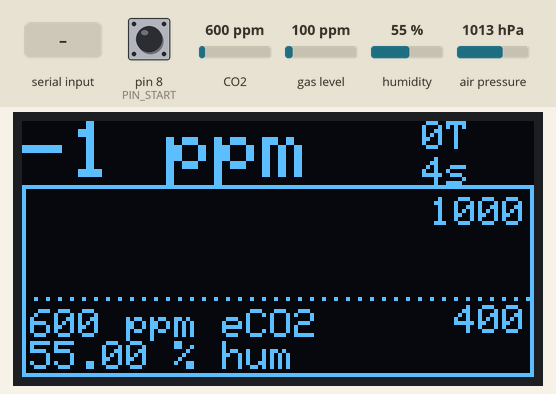
The sketch below on a simulated Teensy 4. Shown: 128×64 one-colour display. Inputs (shaded band) come from the test bench; at power-on: CO2 600 ppm, pin 8 (PIN_START) HIGH, humidity 55 %, gas level 100 ppm, air pressure 1013 hPa. What the sketch prints to the serial monitor is not drawn.

Above: at 4.7 s.
4.8 s: CO2 set to 452 ppm
At 6.9 s:
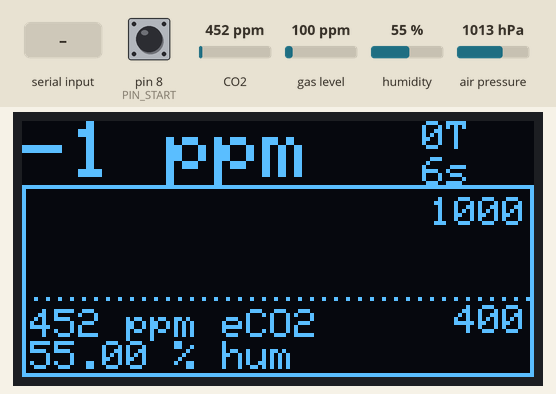
9.6 s: pin 8 (PIN_START) pulled LOW for 0.15 s
At 10.0 s:
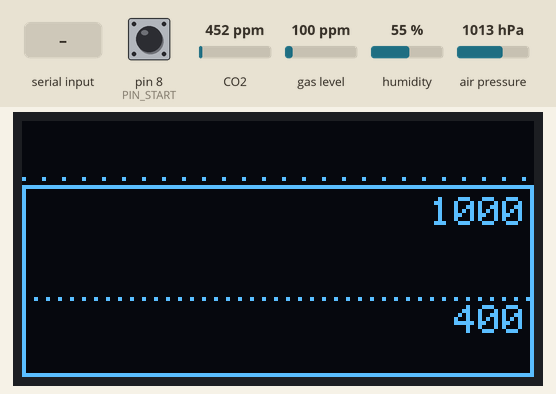
13.6 s: "a" received over Serial
At 19.4 s:
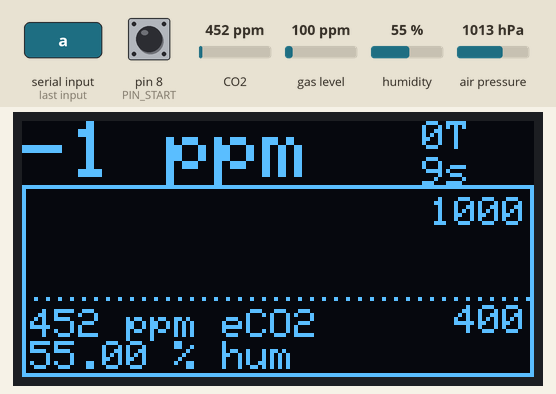
20.1 s: humidity set to 22 %
At 21.1 s:
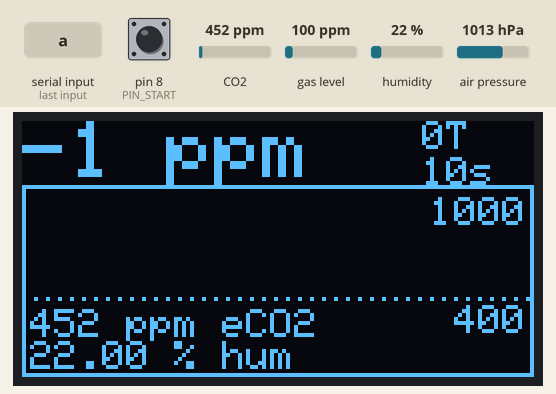
23.6 s: pin 8 (PIN_START) pulled LOW for 1 s
At 24.34 s:
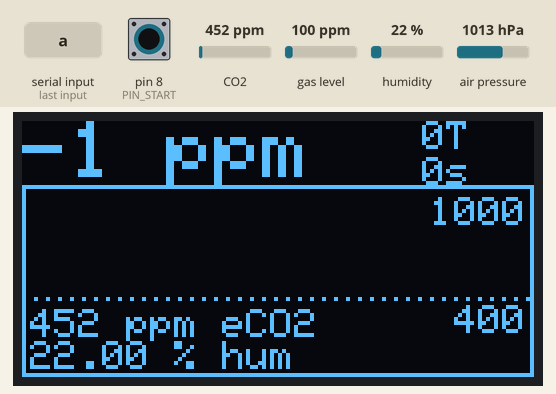
26.1 s: CO2 set to 1050 ppm
At 27.5 s:
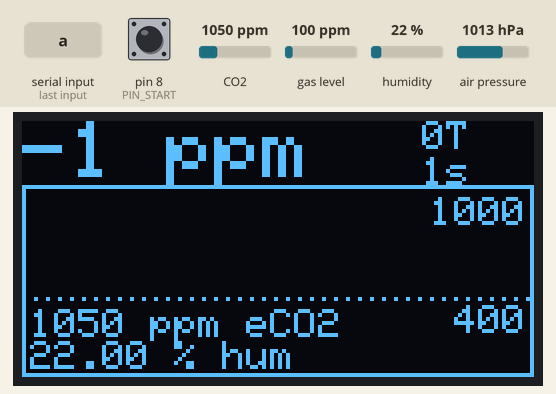
Timing chart, 0 to 29.1 s (numbered marks = the images above; inputs shaded):
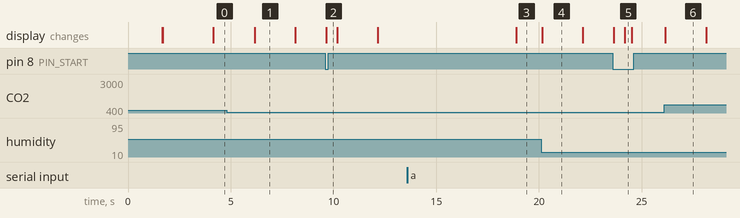

Measured:
- after the input at 9.6 s, the display: changes at once (image 2)
- after the input at 23.6 s, the display: first changes at once (image 5 shows a later state)
- what the display in image 6 shows lasts 2.0 s, from 26.1 s to 28.1 s

The sketch:

Our-Sci_MH-Z16_BambooBox.ino
```cpp
#include <Adafruit_SSD1306.h>
#include <SparkFunBME280.h>
#include <SparkFunCCS811.h>
#include <Wire.h>

#define OLED_RESET 4

#define TIMEOUT 500
#define HIGH_RES_INTERVAL 2
#define LOW_RES_INTERVAL_FACT 60

#define HIGH_RES_COUNT 150
#define LOW_RES_COUNT 150

#define CCS811_ADDR 0x5A

#define PIN_START 8

CCS811 myCCS811(CCS811_ADDR);
BME280 myBME280;

uint32_t displayFactor = 1000 / 48;
int32_t thresholdPPM = 450;

uint8_t CMD[] = { 0XFF, 0x01, 0x86, 0x00, 0x00, 0x00, 0x00, 0x00, 0x79 };
uint8_t CAL[] = { 0xFF, 0x01, 0x87, 0x00, 0x00, 0x00, 0x00, 0x00, 0x78 };

Adafruit_SSD1306 display(OLED_RESET);

struct Measurement {
    int16_t ppm;
    int16_t tvoc;
    int16_t eco2;
    int32_t temp;
    float hum;
    float press;
};

struct Measurement clearMeasurement {
    .ppm = 0,
    .tvoc = 0,
    .eco2 = 0,
    .temp = 0,
    .hum = 0,
    .press = 0,
};

struct Measurement lres[LOW_RES_COUNT] = { 0 };
struct Measurement hres[HIGH_RES_COUNT] = { 0 };

uint16_t h_head = 0;
uint16_t l_head = 0;

uint16_t high_res_counter = LOW_RES_INTERVAL_FACT; // start off to trigger
uint16_t seconds_counter = 0;
uint32_t meas_counter = 0;

volatile uint8_t next = 0;

int32_t started_idx = HIGH_RES_COUNT - 1;
unsigned long started = millis();

IntervalTimer measurementTimer;

void setup()
{

    initSensors();

    Serial.begin(115200);
    Serial1.begin(9600);
    Serial2.begin(9600);

    delay(1000);
    Serial.print("C02 Sensor MH-Z16\n");
    Serial2.print("C02 Sensor MH-Z16\n");

    measurementTimer.begin(timer, 1000000);

    initDisplay();

    pinMode(8, INPUT_PULLUP);

    OLEDdrawBackground();
}

void loop()
{

    char c = 0;
    while (Serial.available()) {
        c = Serial.read();
    }

    while (Serial2.available()) {
        c = Serial2.read();
    }

    if (c == 'a') {
        print_values();
    }

    if (c == 'c') {
        Serial1.write(CAL, sizeof(CAL));
        delay(20);
        while (Serial1.available()) {
            Serial.printf("%0x02X ", Serial1.read());
        }
    }

    if (digitalRead(PIN_START) == LOW) {
        started_idx = HIGH_RES_COUNT - 1;
        started = millis();
        meas_counter = 0;
        OLEDdrawBackground();
    }

    process();

    delay(30);
}

int32_t measure(struct Measurement* current)
{
    Serial1.write(CMD, sizeof(CMD));
    uint8_t expected = 9, count = 0;
    uint16_t concentration = 0;

    unsigned long s = millis();

    for (;;) {
        if (millis() - s > TIMEOUT) {
            current->ppm = -1;
            return -1;
        }
        while (Serial1.available()) {
            uint8_t c = Serial1.read();
            if (count == 2) {
                concentration = c << 8;
            } else if (count == 3) {
                concentration |= c;
            } else if (count == 4) {
                current->temp = c - 40;
            }

            count++;
        }

        if (count >= expected) {
            break;
        }

        delay(50);
    }

    current->ppm = concentration;
    return concentration;
}

void timer()
{
    seconds_counter++;
    if (seconds_counter % HIGH_RES_INTERVAL == 0) {
        next = 1;
        seconds_counter = 0;
    }
}

void process()
{
    static struct Measurement current {
        .ppm = 0,
        .tvoc = 0,
        .eco2 = 0,
        .temp = 0,
        .hum = 0,
        .press = 0,
    };

    if (next == 0) {
        return;
    }
    next = 0;

    current = clearMeasurement;

    high_res_counter++;
    meas_counter++;

    if (started_idx >= 0) {
        started_idx--;

        if (started_idx < 0) {
            meas_counter = 0;
            OLEDdrawBackground();
        }
    }

    measure(&current);
    measureSensors(&current);

    push_high_res(&current);

    if (high_res_counter >= LOW_RES_INTERVAL_FACT) {
        high_res_counter = 0;
        push_low_res(&current);
    }

    update_display(&current);
}

int32_t last_ppm_high_res()
{
    if (h_head == 0) {
        return hres[HIGH_RES_COUNT - 1].ppm;
    } else {
        return hres[h_head - 1].ppm;
    }
}
void push_high_res(struct Measurement* current)
{
    hres[h_head] = *current;

    h_head++;
    if (h_head >= HIGH_RES_COUNT) {
        h_head = 0;
    }
}

void push_low_res(struct Measurement* current)
{
    lres[l_head] = *current;

    l_head++;
    if (l_head >= LOW_RES_COUNT) {
        l_head = 0;
    }
}

void for_low_res(void (*cb)(uint32_t, struct Measurement*))
{
    uint32_t i = 0;
    uint32_t len = LOW_RES_COUNT;
    uint32_t idx = 0;

    uint32_t tail = l_head;

    if (tail < len) {
        for (i = tail; i < len; i++) {
            cb(idx++, &lres[i]);
        }
    }

    for (i = 0; i < l_head; i++) {
        cb(idx++, &lres[i]);
    }
}

void for_high_res(void (*cb)(uint32_t, struct Measurement*))
{
    uint32_t i = 0;
    uint32_t len = HIGH_RES_COUNT;
    uint32_t idx = 0;

    uint32_t tail = h_head;

    if (tail < len) {
        for (i = tail; i < len; i++) {
            cb(idx++, &hres[i]);
        }
    }

    for (i = 0; i < h_head; i++) {
        cb(idx++, &hres[i]);
    }
}

void reset_buffers()
{
    h_head = 0;
    l_head = 0;

    uint32_t i = 0;
    for (i = 0; i < LOW_RES_COUNT; i++) {
        lres[i] = clearMeasurement;
    }

    for (i = 0; i < HIGH_RES_COUNT; i++) {
        hres[i] = clearMeasurement;
    }
}

void print_hres_cb(uint32_t idx, struct Measurement* m)
{
    print("\n[");
    print(m->ppm);
    print(",");
    print(m->temp);
    print(",");
    print(m->tvoc);
    print(",");
    print(m->eco2);
    print(",");
    print(m->hum);
    print(",");
    print(m->press);
    print("]");

    if (idx < HIGH_RES_COUNT - 1) {
        print(",");
    }
}

void print_lrs_cb(uint32_t idx, struct Measurement* m)
{
    print("\n[");
    print(m->ppm);
    print(",");
    print(m->temp);
    print(",");
    print(m->tvoc);
    print(",");
    print(m->eco2);
    print(",");
    print(m->hum);
    print(",");
    print(m->press);
    print("]");

    if (idx < LOW_RES_COUNT - 1) {
        print(",");
    }
}

void print_high_res()
{
    print("\"high_res\":[");
    for_high_res(&print_hres_cb);
    print("]");
}

void print_low_res()
{
    print("\"low_res\":[");
    for_low_res(&print_lrs_cb);
    print("]");
}

void print(const char* data)
{
    Serial.print(data);
    Serial2.print(data);
}

void print(long v)
{
    Serial.print(v);
    Serial2.print(v);
}

void print_values()
{
    print("{\n");
    print_high_res();
    print(",\n");
    print_low_res();
    print(",\n");
    print("\"started_index\":");
    print(started_idx);
    print("}\n");
}

void update_display(struct Measurement* current)
{
    OLEDshowGraph(current);
}

void initDisplay()
{
    display.begin(SSD1306_SWITCHCAPVCC, 0x3C);
    display.clearDisplay();
    display.setTextSize(2);
    display.setTextColor(WHITE);
    display.setCursor(0, 25);
    display.println("AirQuality");
    display.setTextSize(1);
    display.setCursor(0, 46);
    display.println("BME280 Temp/Hum");
    display.setCursor(0, 56);
    display.println("CCS811 CO2 Sensor");
    display.setTextSize(2);
    display.setCursor(0, 0);
    display.println("ABC");
    display.display();
}

void initSensors()
{
    myCCS811.begin();

    myBME280.settings.commInterface = I2C_MODE;
    myBME280.settings.I2CAddress = 0x76;
    myBME280.settings.runMode = 3; //Normal mode
    myBME280.settings.tStandby = 0;
    myBME280.settings.filter = 4;
    myBME280.settings.tempOverSample = 5;
    myBME280.settings.pressOverSample = 5;
    myBME280.settings.humidOverSample = 5;

    delay(100); //Make sure sensor had enough time to turn on. BME280 requires 2ms to start up.
    myBME280.begin();
    delay(500);
}

int16_t measureSensors(struct Measurement* current)
{
    if (myCCS811.dataAvailable()) {
        //Calling this function updates the global tVOC and eCO2 variables
        myCCS811.readAlgorithmResults();
        current->eco2 = myCCS811.getCO2();
        current->tvoc = myCCS811.getTVOC();
        //current-> = myBME280.readTempC();
        current->press = myBME280.readFloatPressure();
        current->hum = myBME280.readFloatHumidity();

        //This sends the temperature data to the CCS811
        //myCCS811.setEnvironmentalData(BMEhumid, BMEtempC);
        return 0;
    }

    return -1;
}

void OLEDshowGraph(struct Measurement* current)
{
    display.setTextSize(2);
    display.fillRect(0, 0, 128, 16, BLACK);
    display.setTextColor(WHITE);
    display.setCursor(0, 0);
    display.print(current->ppm);
    display.println(" ppm");
    //display.setCursor(0,20);
    //display.print(ppmCCS881);
    //display.println(" CCS");
    display.setTextSize(1);
    display.setCursor(100, 0);
    display.print(current->temp);
    display.println("T");
    display.setCursor(100, 9);
    display.print((millis() - started) / 1000);
    display.println("s");

    display.setTextSize(1);
    display.fillRect(1, 46, 80, 17, BLACK);
    display.setCursor(2, 47);
    display.print(current->eco2);
    display.println(" ppm eCO2");
    display.setCursor(2, 55);
    display.print(current->hum);
    display.println(" % hum");

    if (meas_counter > 0) {
        display.drawLine(meas_counter - 1, 64 - last_ppm_high_res() / displayFactor, meas_counter, 64 - current->ppm / displayFactor, WHITE);
    }

    if (current->ppm > thresholdPPM) {
        if (last_ppm_high_res() < thresholdPPM) {
            display.setTextSize(1);
            display.setCursor(h_head + 3, thresholdPPM / displayFactor + 10);
            display.print((millis() - started) / 1000);
            display.println("s");
        }
    }

    display.display();
    delay(300);
}

void OLEDdrawBackground()
{
    display.clearDisplay();
    for (int i = 0; i <= 128; i = i + 3) {
        display.drawPixel(i, 64 - (400 / displayFactor), WHITE);
    }
    for (int i = 0; i <= 128; i = i + 5) {
        display.drawPixel(i, 64 - (1000 / displayFactor), WHITE);
    }
    for (int i = 0; i <= 128; i = i + 7) {
        display.drawPixel(i, 64 - (3000 / displayFactor), WHITE);
    }
    display.drawRect(0, 16, 128, 48, 1); //Border of the bar chart

    display.setTextSize(1);
    display.setTextColor(WHITE);
    display.setCursor(102, 19);
    display.println("1000");
    display.setCursor(108, 46);
    display.println("400");

    display.display();
}
```
